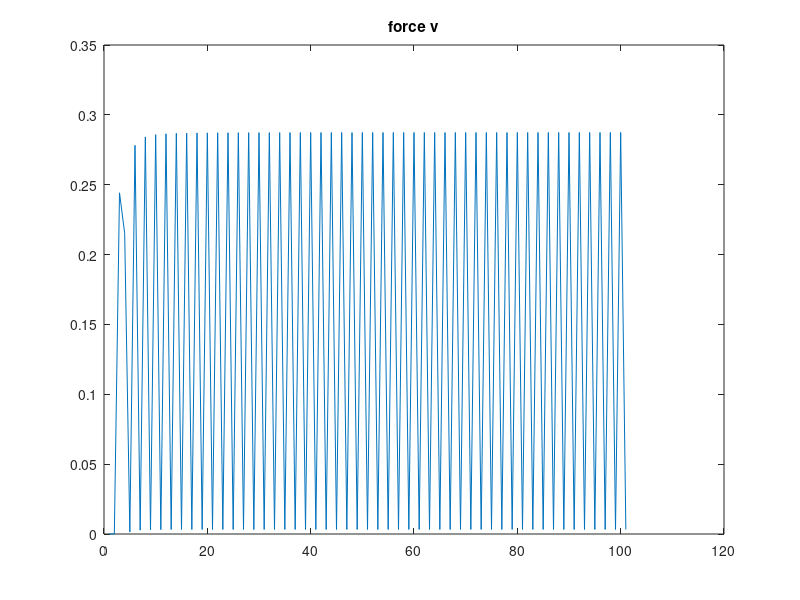
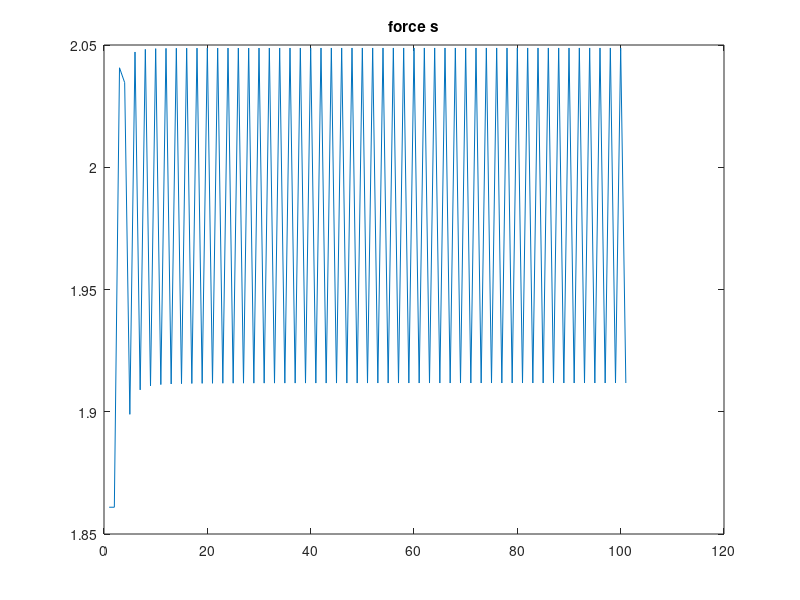
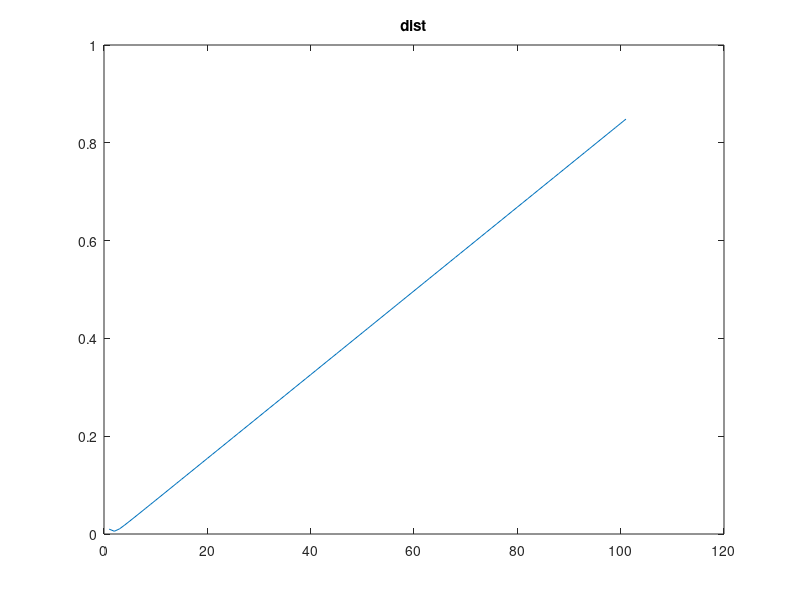
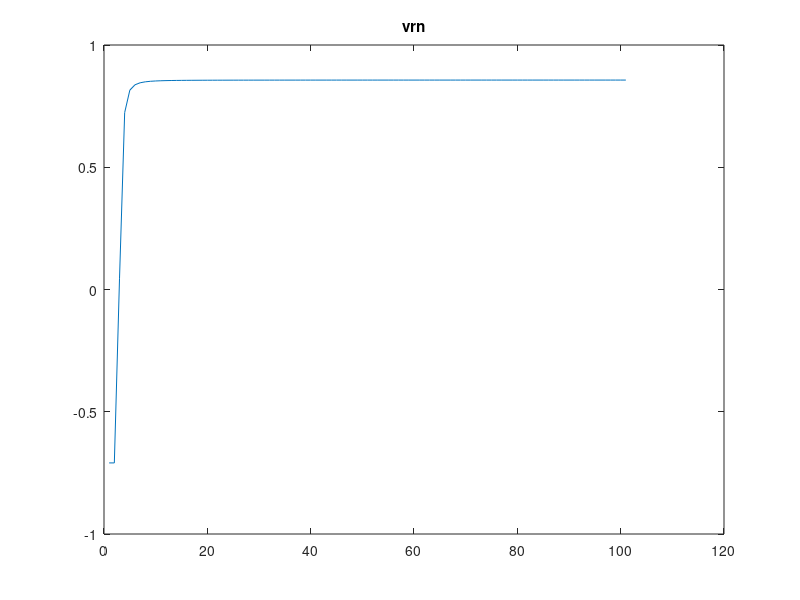

Here is the MATLAB script that generated these plots, in order:
clear;close all
n_particles = 2;
t_max = 10;
dt = 0.01;
t_durn = 0:dt:1;

% params
R = 0.1;
m = 75;

% initial vals
x = zeros(n_particles,length(t_durn));
y = zeros(n_particles,length(t_durn));

vx = zeros(n_particles,length(t_durn));
vy = zeros(n_particles,length(t_durn));
vrn_vec = zeros(1,length(t_durn));

force_v_x = zeros(1,length(t_durn));
force_v_y = zeros(1,length(t_durn));

force_s_x = zeros(1,length(t_durn));
force_s_y = zeros(1,length(t_durn));

a_vec = [];
% intialise
x(1,1) = rand;
y(1,1) = rand;

target_distance = 0.05 * 2 * R;
theta = 2 * pi * rand();

x(2,1) = x(1,1) + target_distance * cos(theta);
y(2,1) = y(1,1) + target_distance * sin(theta);


while x(2,1) < 0 || x(2,1) > 1 || y(2,1) < 0 || y(2,1) > 1
    theta = 2 * pi * rand();
    x(2,1) = x(1,1) + target_distance * cos(theta);
    y(2,1) = y(1,1) + target_distance * sin(theta);
end

rand_v_in_x_dir = rand;
if x(1,1) < x(2,1)
    vx(1,1) = rand_v_in_x_dir;
    vx(2,1) = -rand_v_in_x_dir;
else
    vx(1,1) = -rand_v_in_x_dir;
    vx(2,1) = rand_v_in_x_dir;
end

rand_v_in_y_dir = rand;
if y(1,1) < y(2,1)
    vy(1,1) = rand_v_in_y_dir;
    vy(2,1) = -rand_v_in_y_dir;
else
    vy(1,1) = -rand_v_in_y_dir;
    vy(2,1) = rand_v_in_y_dir;
end


% diff_coef = 3.832e-29;
% atomic_vol = 1.18e-29;
diff_coef = 3.832e-13;
atomic_vol = 1.18e-13;
surface_energy = 1.72;
dihedral_angle = 146*(pi/180); % radians
density = 8920;
kT = 1.38e-23*1e3;

a = zeros(1,length(t_durn));
    t=2;

    a(t-1) = 0.03*R;
    a_vec = [a_vec a(t-1)];
    d = sqrt( (x(1,t-1) - x(2,t-1))^2  +  (y(1,t-1) - y(2,t-1))^2 );
    force_v = (pi*(a(t-1)^4))/(8*((diff_coef*atomic_vol)/(kT)));
    dx = ( x(1,t-1) - x(2,t-1) );
    dy = ( y(1,t-1) - y(2,t-1) );
    force_v_x(t-1) = force_v*(abs(dx)/d);
    force_v_y(t-1) = force_v*(abs(dy)/d);

    v1x = vx(1,t-1);
    v1y = vy(1,t-1);

    v2x = vx(2,t-1);
    v2y = vy(2,t-1);

    unit_vec = [-dx, -dy]./d;
    v1n = v1x*(unit_vec(1)) + v1y*(unit_vec(2));
    v2n = v2x*(unit_vec(1)) + v2y*((unit_vec(2)));
    vrn = -v1n + v2n;
    vrn_vec(t-1) = vrn;
    force_s = pi*(surface_energy)*(4*R*( 1 - 0.5*cos(dihedral_angle/2) ) + a(t-1)*sin(dihedral_angle/2) );
    force_s_x(t-1) = force_s*(abs(dx)/d);
    force_s_y(t-1) = force_s*(abs(dy)/d);
    
for t=2:length(t_durn)
    d = sqrt( (x(1,t-1) - x(2,t-1))^2  +  (y(1,t-1) - y(2,t-1))^2 );
    force_v = (pi*(a(t-1)^4))/(8*((diff_coef*atomic_vol)/(kT)));
    dx = ( x(1,t-1) - x(2,t-1) );
    dy = ( y(1,t-1) - y(2,t-1) );
    force_v_x(t) = force_v*(abs(dx)/d);
    force_v_y(t) = force_v*(abs(dy)/d);


    v1x = vx(1,t-1);
    v1y = vy(1,t-1);

    v2x = vx(2,t-1);
    v2y = vy(2,t-1);

    unit_vec = [-dx, -dy]./d;
    v1n = v1x*unit_vec(1) + v1y*unit_vec(2);
    v2n = v2x*unit_vec(1) + v2y*unit_vec(2);
    vrn = -v1n + v2n;
    vrn_vec(t) = vrn;
    force_s = pi*(surface_energy)*(4*R*( 1 - 0.5*cos(dihedral_angle/2) ) + a(t-1)*sin(dihedral_angle/2) );
    force_s_x(t) = force_s*(abs(dx)/d);
    force_s_y(t) = force_s*(abs(dy)/d);

    for n=1:n_particles
        vx(n,t) =  vx(n,t-1) +  (  (force_v_x(t) + force_s_x(t))/m   )*dt;
        vy(n,t) =  vy(n,t-1) + (  (force_v_y(t) + force_s_y(t))/m   )*dt;
    end
    
    for n=1:n_particles
        x(n,t) = x(n,t-1) + vx(n,t)*dt;
        y(n,t) = y(n,t-1) + vy(n,t)*dt;
    end
%     if a(t-1)^2 -  2*R*vrn*dt < 0
%         disp(['f=', num2str(a(t-1)^2),' ' ,num2str(2*R*vrn*dt)])
%         disp(a(t-1)^2 -  2*R*vrn*dt)
%     end
    a(t) = sqrt(abs(a(t-1)^2 -  2*R*vrn*dt));
    a_vec = [a_vec a(t)];
%     if a(t-1)^2 -  2*R*vrn*dt < 0
%         disp('return')
%         return
%     end
end

%%
figure
    plot(sqrt(force_v_x.^2 + force_v_y.^2))
    title('force v')

figure
     plot(sqrt(force_s_x.^2 + force_s_y.^2))
    title('force s')

  %%
  figure
    plot( sqrt( (x(1,:)-x(2,:)).^2 + (y(1,:)-y(2,:)).^2 ) )
    title('dist')
    %%
    figure
        plot(vrn_vec)
        title('vrn')
        %%
        figure
            plot(a_vec)
            title('neck radius')
            
  